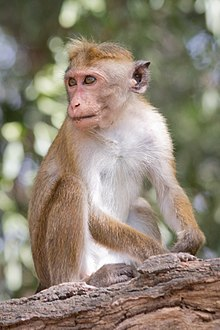
#> input picture data/monkey.jpg, 220 x 330 px, found by its file name
$ python image_processing_scipy.py
#> lines starting #> are read from the running program, lines starting #| are printed output that depends on the picture; long printed decimals are rounded
from skimage import io, img_as_ubyte
from scipy import ndimage
import numpy as np
from matplotlib import pyplot as plt

img = img_as_ubyte(io.imread("/Users/grnho/Desktop/image-processing-fundamentals/data/monkey.jpg", as_gray = True))
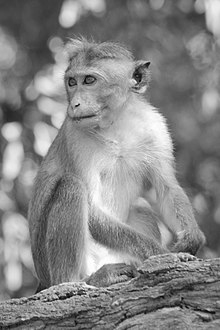
#> img: shape (330, 220); min 3, max 255, mean 133.4
print(img.shape, img.dtype)
#| (330, 220) uint8

print(img)
#> (printed output is left out)

mean_grey = img.mean()
#> mean_grey = 133.4
max_grey = img.max()
#> max_grey = 255
min_grey = img.min()
#> min_grey = 3

print("Min, Max, and Mean are:", min_grey, max_grey, mean_grey)
#| Min, Max, and Mean are: 3 255 133.442

flippedLR = np.fliplr(img)
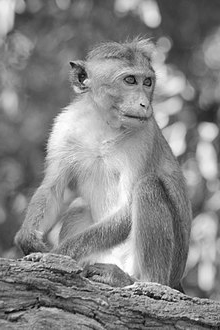
#> flippedLR: shape (330, 220); min 3, max 255, mean 133.4
flippedUD = np.flipud(img)#up down
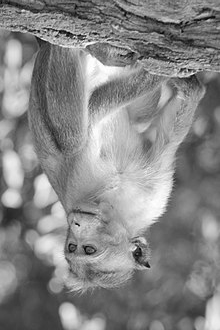
#> flippedUD: shape (330, 220); min 3, max 255, mean 133.4


plt.subplot(2,1,1)
plt.imshow(img, cmap = "Greys")
plt.subplot(2,2,3)
plt.imshow(flippedLR, cmap = "Blues")

plt.subplot(2, 2, 4)
plt.imshow(flippedUD, cmap = "hsv")

uniformed_filter = ndimage.uniform_filter(img, size = 3)
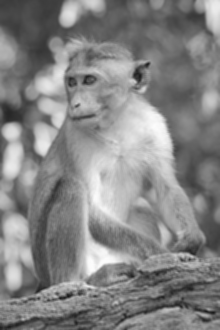
#> uniformed_filter: shape (330, 220); min 25, max 252, mean 132.8
plt.subplot(3,3,3)
plt.imshow(uniformed_filter)

guassian_img = ndimage.gaussian_filter(img, sigma = 11)
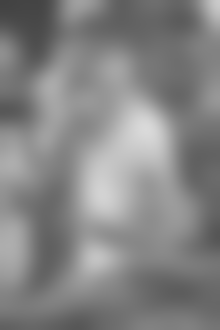
#> guassian_img: shape (330, 220); min 66, max 218, mean 132.4
plt.subplot(3,3,1)
plt.imshow(guassian_img)

plt.figure()
sobel_img = ndimage.sobel(img, axis=0)
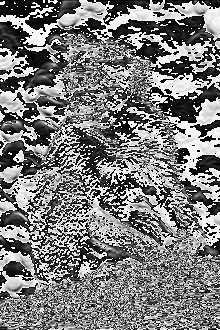
#> sobel_img: shape (330, 220); min 0, max 255, mean 124
plt.imshow(sobel_img)

$ run again, with data/Alloy_gradient.jpg copied over data/monkey.jpg
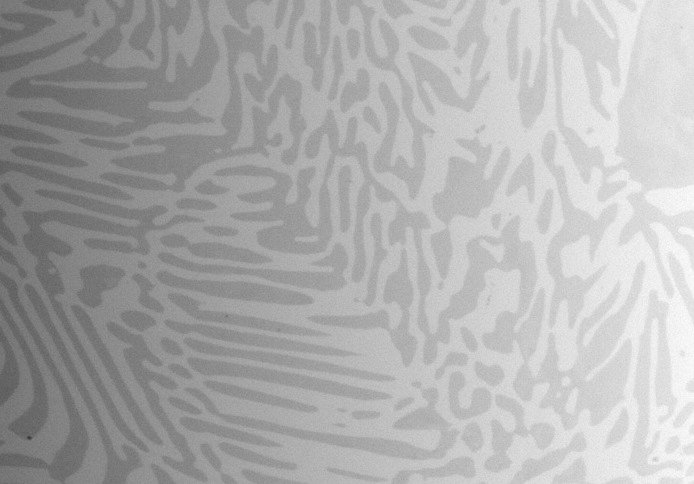
#> input picture data/Alloy_gradient.jpg, 694 x 484 px, found by its file name
#> img is the input picture: shape (484, 694); min 55, max 255, mean 173.2
#| (484, 694) uint8
#> (printed output is left out)
#> mean_grey = 173.2
#> max_grey = 255
#> min_grey = 55
#| Min, Max, and Mean are: 55 255 173.236
#> `flippedLR = np.fliplr(img)`:
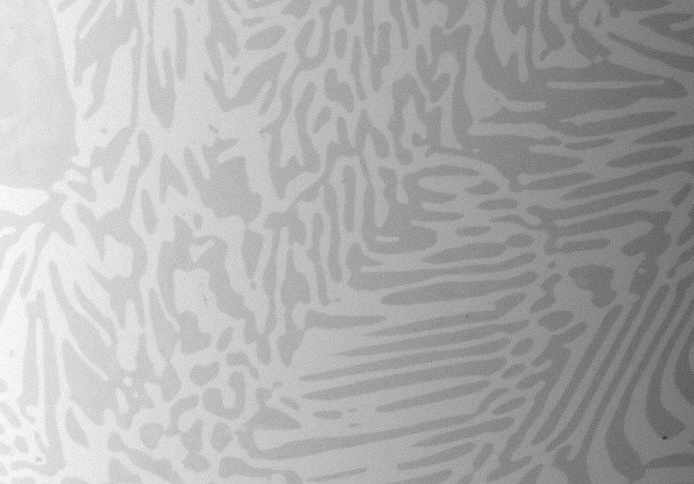
#> flippedLR: shape (484, 694); min 55, max 255, mean 173.2
#> `sobel_img = ndimage.sobel(img, axis=0)`:
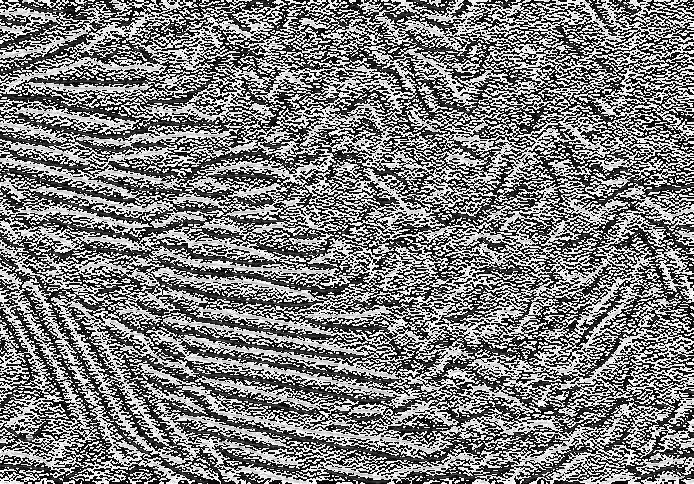
#> sobel_img: shape (484, 694); min 0, max 255, mean 125.1
